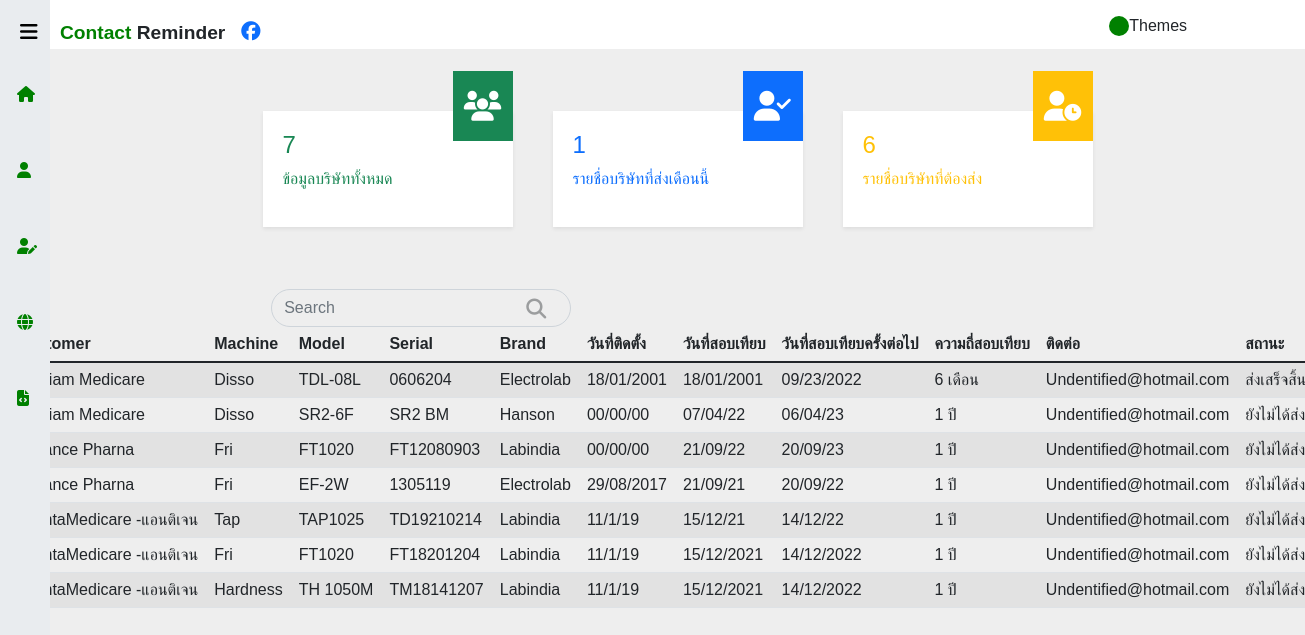
The page / on the database its author committed.
### tables this page shows
CREATE TABLE IF NOT EXISTS `bbcal` (
  `id` int(11) NOT NULL AUTO_INCREMENT,
  `CustomerName` varchar(50) NOT NULL,
  `TestMachine` varchar(50) NOT NULL,
  `Model` varchar(50) NOT NULL,
  `SerialNum` varchar(20) NOT NULL,
  `Brand` varchar(50) NOT NULL,
  `SetupDate` text NOT NULL,
  `CaliDate` text NOT NULL,
  `NextCal` text NOT NULL,
  `CaliFreq` varchar(20) NOT NULL,
  `email` varchar(50) NOT NULL,
  `Imgstatus` int(11) NOT NULL DEFAULT 0,
  `upload` tinytext NOT NULL DEFAULT 'ยังไม่ได้ส่ง',
  PRIMARY KEY (`id`)
);

### index.php (the view, shortened to what this page needs)
<?php
  require("header.php");
?>
<div class="home-content">
     <div class="container-fluid">
    <div class="row">
      <div class="stat col-sm-3 shadow-sm bg-white text-success">
        <div class="bg-success">
          <i class="fa-solid fa-users text-white"></i>
        </div>
        <?php
          $sql = "SELECT * FROM bbcal";
          $result = mysqli_query($conn, $sql);
          $resultChecker = mysqli_num_rows($result);
          echo '<h4>'.$resultChecker.'</h4>';
        ?>
        <p>ข้อมูลบริษัททั้งหมด</p>
      </div>
      <div class="stat col-sm-3 shadow-sm bg-white text-primary">
        <div class="bg-primary">
          <i class="fa-solid fa-user-check text-white"></i>
        </div>
        <?php
          $sql = "SELECT * FROM bbcal WHERE upload = 'ส่งเสร็จสิ้น';";
          $result = mysqli_query($conn, $sql);
          $resultChecker = mysqli_num_rows($result);
          echo '<h4>'.$resultChecker.'</h4>';
        ?>
        <p>รายชื่อบริษัทที่ส่งเดือนนี้</p>
      </div>
      <div class="stat col-sm-3 shadow-sm bg-white text-warning">
        <div class="bg-warning">
          <i class="fa-solid fa-user-clock text-white"></i>
        </div>
        <?php
          $sql = "SELECT * FROM bbcal WHERE upload = 'ยังไม่ได้ส่ง';";
          $result = mysqli_query($conn, $sql);
          $resultChecker = mysqli_num_rows($result);
          echo '<h4>'.$resultChecker.'</h4>';
        ?>
        <p>รายชื่อบริษัทที่ต้องส่ง</p>
      </div>
    </div>
  </div>
  <div class="container-fluid">
    <div class="row">
       <div class="col-md-8">
           <div class="search">
             <i class="fa-solid fa-magnifying-glass"></i>
      <input type="text" name="" id="search" class="form-control" placeholder="Search" />
    </div>
           <div class="table-data">
      <table class="table table-striped table-hover">
        <thead>
          <tr>
            <th>Customer</th>
            <th>Machine</th>
            <th>Model</th>
            <th>Serial</th>
            <th>Brand</th>
            <th>วันที่ติดตั้ง</th>
            <th>วันที่สอบเทียบ</th>
            <th>วันที่สอบเทียบครั้งต่อไป</th>
            <th>ความถี่สอบเทียบ</th>
            <th>ติดต่อ</th>
            <th>สถานะ</th>
          </tr>
        </thead>
        <tbody>
          <?php
          $sql = "SELECT * FROM bbcal ";
          $result = mysqli_query($conn, $sql);
          $resultChecker = mysqli_num_rows($result);
          if ($resultChecker > 0) {
            while ($row = mysqli_fetch_assoc($result)) {
              $id = $row['id'];
              $CustomerName=@$row['CustomerName'];
              $TestMachine=@$row['TestMachine'];
              $Model=@$row['Model'];
              $SerialNum=@$row['SerialNum'];
              $Brand=@$row['Brand'];
              $SetupDate=@$row['SetupDate'];
              $CaliDate=@$row['CaliDate'];
              $NextCal=@$row['NextCal'];
              $CaliFreq=@$row['CaliFreq'];
              $email=@$row['email'];
              $upload =@$row['upload'];
              echo '<tr >
              <td>'.$CustomerName.'</td>
              <td>'.$TestMachine.'</td>
              <td>'.$Model.'</td>
              <td>'.$SerialNum.'</td>
              <td>'.$Brand.'</td>
              <td>'.$SetupDate.'</td>
              <td>'.$CaliDate.'</td>
              <td>'.$NextCal.'</td>
              <td>'.$CaliFreq.'</td>
              <td>'.$email.'</td>
              <td>'.$upload.'</td>
              <td>•••<div class="links shadow-sm">
              <a class="btn btn-primary" type="submit" role="upload" href="mailto:อีเมล์ลูกค้า@email.com?Subject=(เรียนเพื่อทราบ)&body=จะมีการสอบเทียบภายในอีก 1 เดือนจึงเเจ้งมาให้ทราบขอบคุณ %20%0Aติดต่อได้ที่ เบอร์โทร: 02-881-5586 หรือ FAX: 02-881-5587" value="'.$id.'">ส่งข้อมูล</a>
              <form method="get" action="includes/table.inc.php?id="'.$id.'"">
                <button type="submit" name="view"   value="'.$id.'">ดูรายละอียด</button>
                <button type="submit" name="edit"   value="'.$id.'">แก้ไขข้อมูลนี้</button>
                <button type="submit" name="delete" value="'.$id.'">ลบข้อมูลนี้</button>
                <button type="submit" name="img"    value="'.$id.'">เพิ่มรูปรายชื่อ</button>
              </div></td>
              </form>
            </tr>';
            }
          } else {
            echo '<h1 style="color:red;">ไม่มีข้อมูล</h1>';
          }
          ?>
        </tbody>
      </table>
    </div>
       </div>
    </div>
  </div>
</div>

### css/headers.css (style rules this page uses)
:root { --grey: #eee; --white: #fff; --green: green; --black: #000000; }
.table>tbody { vertical-align: inherit; }
* { margin: 0; padding: 0; box-sizing: border-box; font-family: 'Poppins', sans-serif; }
body { background-color: var(--grey); position: relative; }
.home-content { margin-left: 50px; margin-top: 25px; }
.form-control { display: block; width: 100%; padding: 0.375rem 0.75rem; font-size: 1rem; font-weight: 400; line-height: 1.5; color: #212529; background-color: #fff; background-clip: padding-box; border: 1px solid #ced4da; -webkit-appearance: none; -moz-appearance: none; appearance: none; border-radius: 30rem; transition: border-color .15s ease-in-out,box-shadow .15s ease-in-out; }
.row { display: flex; align-items: center; justify-content: center; height: 30%; }
.row .stat { padding: 20px; z-index: -1; }
.stat { position: relative; margin: 30px 20px; width: 250px; }
.stat div { display: flex; align-items: center; justify-content: center; width: 60px; height: 70px; position: absolute; top: -40px; left: 76%; border: 1px solid; }
.table { --bs-table-bg: transparent; --bs-table-accent-bg: transparent; --bs-table-striped-color: #212529; --bs-table-striped-bg: rgba(0, 0, 0, 0.05); --bs-table-active-color: #212529; --bs-table-active-bg: rgba(0, 0, 0, 0.1); --bs-table-hover-color: #212529; --bs-table-hover-bg: rgba(0, 0, 0, 0.075); width: 130%; margin-bottom: 1rem; color: #212529; vertical-align: top; border-color: #dee2e6; }
table { text-overflow:ellipsis; white-space:nowrap; }
.stat div i { font-size: 30px; }
.search { width: 300px; position: relative; background: var(--grey); }
.search i { position: absolute; top: 10px; left: 85%; font-size: 20px; opacity: 0.4; }
.search input { box-shadow: none !important; background: var(--grey); }
::placeholder { padding-left: 0px; }
.table-data { display: flex; align-items: center; justify-content: center; flex-direction: column-reverse; }

### rows shown on the page
bbcal: CustomerName "42 Siam Medicare", TestMachine "Disso", Model "TDL-08L", SerialNum "0606204", Brand "Electrolab", SetupDate "18/01/2001", CaliDate "18/01/2001", NextCal "09/23/2022", CaliFreq "6 เดือน", email "Undentified@hotmail.com", upload "ส่งเสร็จสิ้น"
bbcal: CustomerName "42 Siam Medicare", TestMachine "Disso", Model "SR2-6F", SerialNum "SR2 BM", Brand "Hanson", SetupDate "00/00/00", CaliDate "07/04/22", NextCal "06/04/23", CaliFreq "1 ปี", email "Undentified@hotmail.com", upload "ยังไม่ได้ส่ง"
bbcal: CustomerName "Advance Pharna", TestMachine "Fri", Model "FT1020", SerialNum "FT12080903", Brand "Labindia", SetupDate "00/00/00", CaliDate "21/09/22", NextCal "20/09/23", CaliFreq "1 ปี", email "Undentified@hotmail.com", upload "ยังไม่ได้ส่ง"
bbcal: CustomerName "Advance Pharna", TestMachine "Fri", Model "EF-2W", SerialNum "1305119", Brand "Electrolab", SetupDate "29/08/2017", CaliDate "21/09/21", NextCal "20/09/22", CaliFreq "1 ปี", email "Undentified@hotmail.com", upload "ยังไม่ได้ส่ง"
bbcal: CustomerName "AtlantaMedicare -แอนติเจน", TestMachine "Tap", Model "TAP1025", SerialNum "TD19210214", Brand "Labindia", SetupDate "11/1/19", CaliDate "15/12/21", NextCal "14/12/22", CaliFreq "1 ปี", email "Undentified@hotmail.com", upload "ยังไม่ได้ส่ง"
bbcal: CustomerName "AtlantaMedicare -แอนติเจน", TestMachine "Fri", Model "FT1020", SerialNum "FT18201204", Brand "Labindia", SetupDate "11/1/19", CaliDate "15/12/2021", NextCal "14/12/2022", CaliFreq "1 ปี", email "Undentified@hotmail.com", upload "ยังไม่ได้ส่ง"
bbcal: CustomerName "AtlantaMedicare -แอนติเจน", TestMachine "Hardness", Model "TH 1050M", SerialNum "TM18141207", Brand "Labindia", SetupDate "11/1/19", CaliDate "15/12/2021", NextCal "14/12/2022", CaliFreq "1 ปี", email "Undentified@hotmail.com", upload "ยังไม่ได้ส่ง"

### other values the page prints
$resultChecker "7"
$resultChecker "1"
$resultChecker "6"
